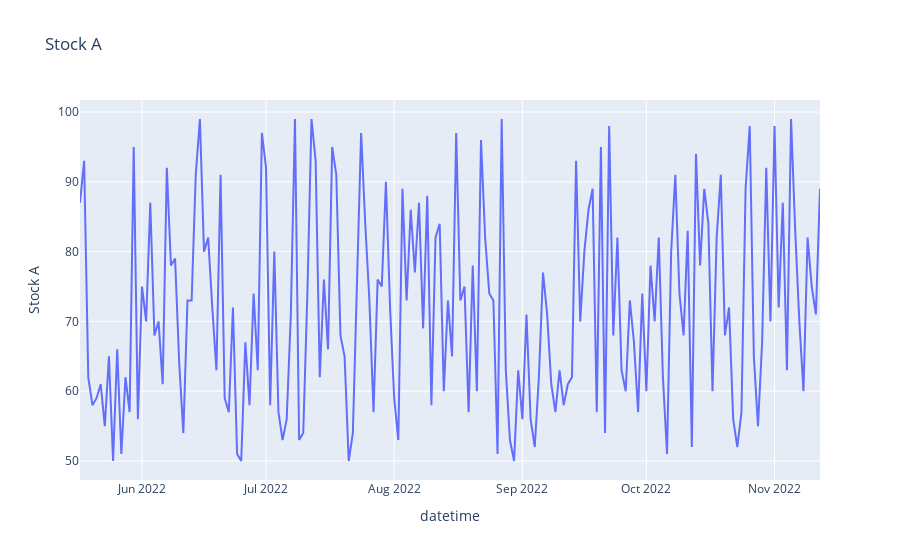

Notebook cell for this chart:
### Markdown cell above
## Basic1

### Code cell
import numpy as np
import plotly.graph_objs as go
import pandas as pd

np.random.seed(1)
random_x = np.random.randint(50, 100, 180)

datetime_index= pd.date_range('2022-05-17', '2022-11-12')

df = pd.DataFrame(random_x)
df.index = datetime_index
df.columns = ['Stock A']

trace=go.Scatter(x=df.index, y=df['Stock A'], mode='lines', name='Stock A')
layout = go.Layout(title='Stock A'
                    , xaxis= {'title':'datetime'}
                    , yaxis= {'title':'Stock A'})

fig = go.Figure(trace,layout)
fig.show()

### Figure 1 — Plotly figure (JSON) as saved in the notebook; plotly's stock layout.template omitted (floating-point values rounded to 4 significant figures; data arrays with more than 128 entries replaced by an {"elided": "..."} marker saying what was removed)
{"data": [{"mode": "lines", "name": "Stock A", "type": "scatter", "x": {"elided": "180 str values"}, "y": {"elided": "180 int values"}}], "layout": {"title": {"text": "Stock A"}, "xaxis": {"title": {"text": "datetime"}}, "yaxis": {"title": {"text": "Stock A"}}}}
